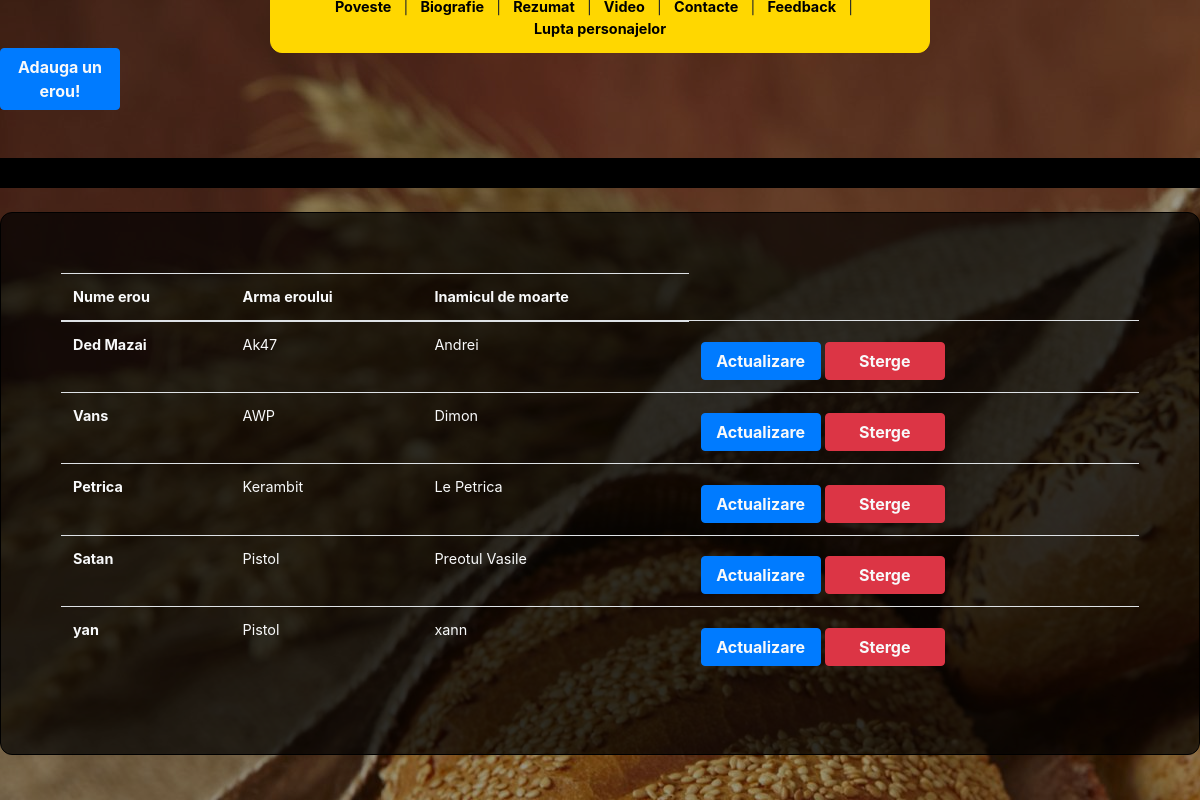
Screenshot of /crud_eroi/display.php with the database file from the repository.
### tables this page shows
CREATE TABLE `personaj` (
  `id` int(11) NOT NULL,
  `nume` char(20) NOT NULL,
  `arma_id` char(20) NOT NULL,
  `atacator_id` char(20) NOT NULL
);

### crud_eroi/display.php (the view, shortened to what this page needs)
<?php
include 'connect.php';?>
<!DOCTYPE html>
<html lang="en">
<head>
    <link rel="stylesheet" href="https://stackpath.bootstrapcdn.com/bootstrap/4.3.1/css/bootstrap.min.css">
    <link rel="stylesheet" href="style.css">
</head>
<body>
    <div class="nav_div">
		<div class="nav">
      <a href="../index.html">Poveste</a>
			&nbsp;&nbsp;&nbsp;|&nbsp;&nbsp;&nbsp;
			<a href="../biografie.html">Biografie</a>
			&nbsp;&nbsp;&nbsp;|&nbsp;&nbsp;&nbsp;
			<a href="../rezumat.html">Rezumat</a>
			&nbsp;&nbsp;&nbsp;|&nbsp;&nbsp;&nbsp;
			<a href="../video.html">Video</a>
      &nbsp;&nbsp;&nbsp;|&nbsp;&nbsp;&nbsp;
      <a href="../contact.php">Contacte</a>
      &nbsp;&nbsp;&nbsp;|&nbsp;&nbsp;&nbsp;
      <a href="../feedback.html">Feedback</a>
      &nbsp;&nbsp;&nbsp;|&nbsp;&nbsp;&nbsp;
      <a href="display.php">Lupta personajelor</a>
		</div>
		</div>
<button class="btn btn-primary my-5"><a href="user.php" class="text-light">Adauga un erou!</a>
</button>
<div style="border-top: 30px solid black"  >
        <div class="poveste">
            <div class="text">
<table class="table">
  <thead>
    <tr class="text-light">
      <th scope="col">Nume erou</th>
      <th scope="col">Arma eroului</th>
      <th scope="col">Inamicul de moarte</th>
    </tr>
  </thead>
  <tbody>
    <?php
$sql="Select * from `personaj`";
$result=mysqli_query($con,$sql);
if($result){
    while($row=mysqli_fetch_assoc($result)){
      $id=$row['id'];
      $nume=$row['nume'];
      $arma_id=$row['arma_id'];
      $atacator_id=$row['atacator_id'];
      echo '<tr class="text-light">
      <th scope="row">'.$nume.'</th>
      <td>'.$arma_id.'</td>
      <td>'.$atacator_id.'</td>
      <td>
       <button class="btn btn-primary"><a href="update.php?updateid='.$id.' " class="text-light">Actualizare</a></button>
       <button class="btn btn-danger"><a href="delete.php?deleteid='.$id.' " class="text-light">Sterge</a></button>
      </td>
    </tr>';
    }
}
?>
  </tbody>
</table>
</div>
  </div>
    </div>
</body>
</html>

### crud_eroi/style.css (style rules this page uses)
body { background-image: linear-gradient(rgba(0,0,0,0.4),rgba(0,0,0,0.4)),url(../img/paine.jpg); }
.nav_div { display: flex; justify-content: center; align-items: center; }
.nav { border: 1px solid gold; background-color: gold; padding: 1%; border-radius: 1vw; margin-top: 3%; width: 55vw; font-size: 1.2vw; height: auto; display: flex; justify-content: center; position: fixed; z-index: 1; }
a { text-decoration: none; color: black; font-weight: bold; }
.poveste { display: flex; justify-content: center; align-items: center; }
.text { width: 100vw; height: auto; padding: 5%; background-color: black; border: 1px solid black; color: white; border-radius: 1vw; margin-top: 2%; background: rgba(0, 0, 0, 0.7); font-size: 1.2vw; margin-bottom: 2%; }
button { display: block; margin: 0 auto; color: darkred; transition-duration: 1s; cursor: pointer; text-decoration: none; color: black; font-weight: bold; border: 1px solid gold; background-color: gold; padding: 1%; border-radius: 1vw; margin-top: 2%; width: 10vw; font-size: 1.2vw; height: auto; }

### rows the page displays
personaj: nume "Ded Mazai", arma "Ak47", atacator "Andrei"
personaj: nume "Vans", arma "AWP", atacator "Dimon"
personaj: nume "Petrica", arma "Kerambit", atacator "Le Petrica"
personaj: nume "Satan", arma "Pistol", atacator "Preotul Vasile"
personaj: nume "yan", arma "Pistol", atacator "xann"
